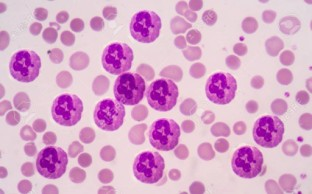
#> input picture WBC.jpg, 312 x 194 px
$ python 'P30_Matching using needle.py'
#> lines starting #> are read from the running program, lines starting #| are printed output that depends on the picture; long printed decimals are rounded
import cv2
import numpy as np


img = cv2.imread('WBC.jpg')
#> img is the input picture: shape (194, 312, 3); mean B, G, R 202.8, 167.7, 217.1
needle_img = cv2.imread('WBC crop image.jpg')
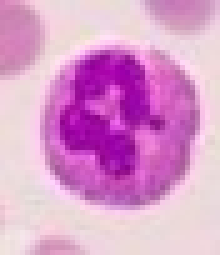
#> input picture WBC crop image.jpg, 44 x 51 px (shown 5 times larger)
#> needle_img is the input picture: shape (51, 44, 3); mean B, G, R 203.8, 154.8, 218.3

result = cv2.matchTemplate(img,needle_img,cv2.TM_CCOEFF_NORMED)
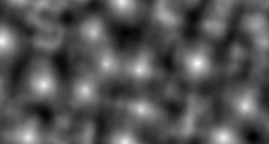
#> result: shape (144, 269) float32; min -0.503, max 0.996, mean -0.00284; drawn with min black and max white

min_val , max_val, min_loc, max_loc = cv2.minMaxLoc(result)
#> min_val = -0.503; max_val = 0.996; min_loc = (253, 137); max_loc = (197, 63)

print("Best match top left %s" % str(max_loc))
#| Best match top left (197, 63)
print('Best match confidence: %s' % max_val)
#| Best match confidence: 0.9956

threshold = 0.8
if max_val >= threshold:
    print('found needle')

    needle_w = needle_img.shape[1]
#> needle_w = 44
    needle_h = needle_img.shape[0]
#> needle_h = 51

    top_left = max_loc
#> top_left = (197, 63)
    bottom_right = (top_left[0] + needle_w, top_left[1] + needle_h)
#> bottom_right = (241, 114)

    image = cv2.rectangle(img,top_left,bottom_right,(0,255,0),2,cv2.LINE_4 )

    cv2.imshow('Result', image)
    cv2.waitKey()
else:
    print("needle not found")
